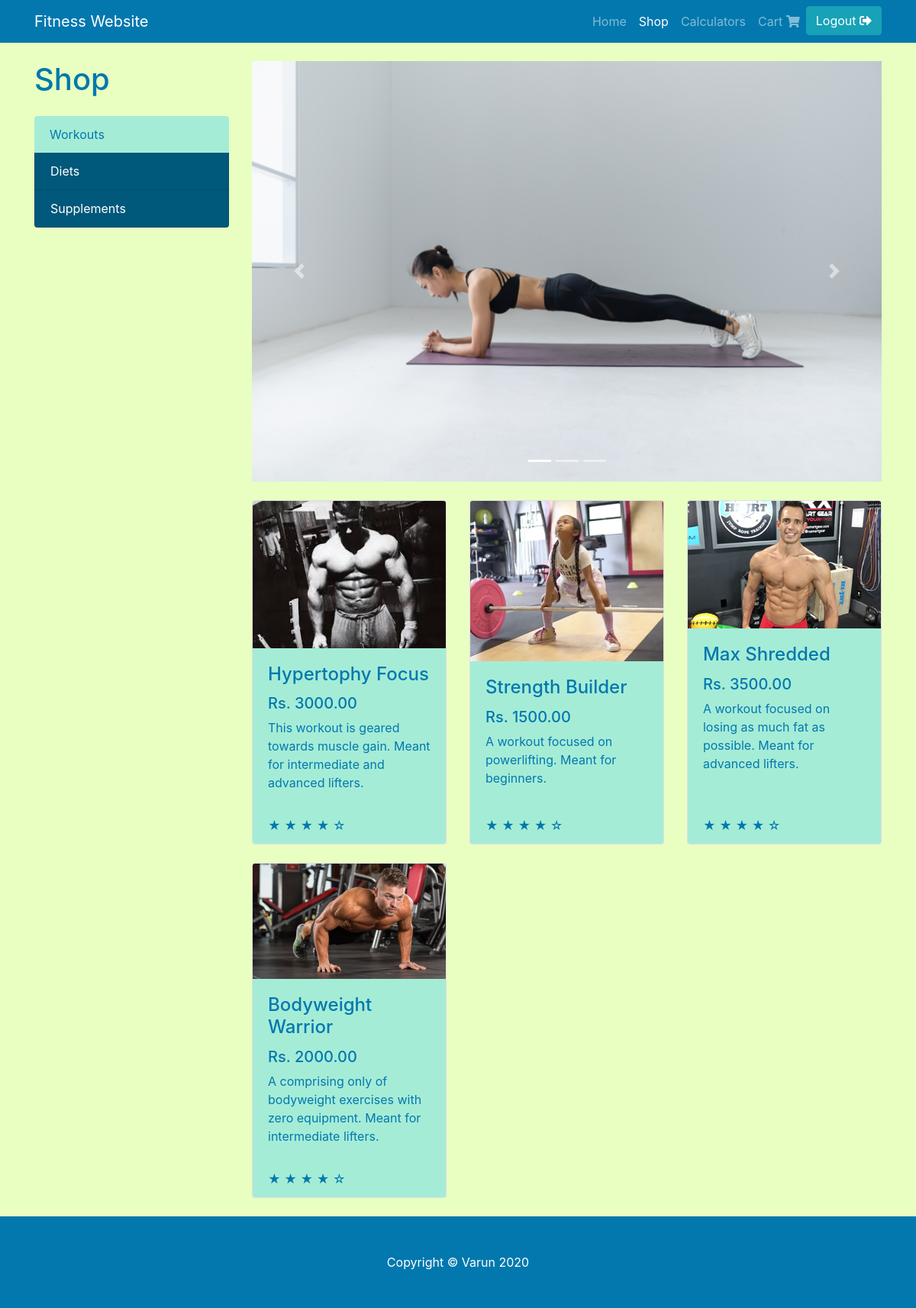
/shop-home-workout.php (signed in), run on the app's committed database.
### tables this page shows
CREATE TABLE `products` (
  `pid` int(11) NOT NULL,
  `pname` varchar(25) NOT NULL,
  `price` decimal(6,2) NOT NULL,
  `path` varchar(50) NOT NULL,
  `type` varchar(10) DEFAULT NULL,
  `description` varchar(100) DEFAULT NULL
);

### shop-home-workout.php (the view, shortened to what this page needs)
<?php
  include('config.php');
  $fetchProducts = "SELECT * FROM products WHERE type='workout'";
  $result = $connection->query($fetchProducts);
  function renderProducts($row) {
    echo '<div class="col-lg-4 col-md-6 mb-4">
      <div class="card h-100">
        <a href="#"><img class="card-img-top" src="'.$row['path'].'" alt=""></a>
        <div class="card-body">
          <h4 class="card-title">
            <a href="shop-item.php?pid='.$row['pid'].'">'.$row['pname'].'</a>
          </h4>
          <h5>Rs. '.$row['price'].'</h5>
          <p class="card-text">'.$row['description'].'</p>
        </div>
        <div class="card-footer">
          <large style="color: #0278AE;">&#9733; &#9733; &#9733; &#9733; &#9734;</large>
        </div>
      </div>
    </div>';
  }
?>
<!DOCTYPE html>
<html lang="en">
<head>
  <link href="vendor/bootstrap/css/bootstrap.min.css" rel="stylesheet">
  <link rel="stylesheet" href="vendor/fontawesome/css/all.css">
  <link href="css/styles.css" rel="stylesheet">
</head>
<body>
  <nav class="navbar navbar-expand-lg navbar-dark navbar-custom fixed-top">
    <div class="container">
      <a class="navbar-brand" href="#">Fitness Website</a>
      <div class="collapse navbar-collapse" id="navbarResponsive">
        <ul class="navbar-nav ml-auto">
          <li class="nav-item">
            <a class="nav-link" href="home.php">Home</a>
          </li>
          <li class="nav-item active">
            <a class="nav-link" href="#">Shop
            </a>
          </li>
          <li class="nav-item">
            <a class="nav-link" href="calculator.php">Calculators</a>
          </li>
          <li class="nav-item">
            <a class="nav-link" href="cart.php">Cart <i class='fas fa-shopping-cart'></i></a>
          </li>
          <li class="nav-item">
            <button type="button" class="btn btn-info" data-toggle="modal" data-target="#exampleModal">Logout <i class='fas fa-sign-out-alt'></i></button>
          </li>
        </ul>
      </div>
    </div>
  </nav>
  <div class="container">
    <div class="row">
      <div class="col-lg-3">
        <h1 class="text-def my-4" >Shop</h1>
        <div class="list-group">
          <a href="#" class="list-group-item active">Workouts</a>
          <a href="shop-home-diet.php" class="list-group-item">Diets</a>
          <a href="shop-home-supp.php" class="list-group-item">Supplements</a>
        </div>
      </div>
      <div class="col-lg-9">
        <div id="carouselExampleIndicators" class="carousel slide my-4" data-ride="carousel">
          <ol class="carousel-indicators">
            <li data-target="#carouselExampleIndicators" data-slide-to="0" class="active"></li>
            <li data-target="#carouselExampleIndicators" data-slide-to="1"></li>
            <li data-target="#carouselExampleIndicators" data-slide-to="2"></li>
          </ol>
          <div class="carousel-inner" role="listbox">
            <div class="carousel-item active">
              <img class="d-block img-fluid" src="assets/img/pexels-li-sun-2294354.jpg" alt="First slide">
            </div>
          </div>
          <a class="carousel-control-prev" href="#carouselExampleIndicators" role="button" data-slide="prev">
            <span class="carousel-control-prev-icon" aria-hidden="true"></span>
          </a>
          <a class="carousel-control-next" href="#carouselExampleIndicators" role="button" data-slide="next">
            <span class="carousel-control-next-icon" aria-hidden="true"></span>
          </a>
        </div>
        <div class="row">
        <?php
          while($row = $result->fetch_assoc()) {
            renderProducts($row);
          }
        ?>
        </div>
      </div>
    </div>
  </div>
  <footer class="py-5 navbar-custom">
    <div class="container">
      <p class="m-0 text-center text-white">Copyright &copy; Varun 2020</p>
    </div>
  </footer>
</body>
</html>

### css/styles.css (style rules this page uses)
:root { --bg-color: #E8FFC1; --nav-color: #0278AE; --btn-color: #00587A; --card-color: #A5ECD7; --nav-color-hover: #6fcffc; }
body { padding-top: 56px; background-color: var(--bg-color); }
.navbar-custom { background-color: var(--nav-color); }
.card-body { color: var(--nav-color); background-color: var(--card-color); border: none; }
.card-footer { background-color: var(--card-color); color: var(--nav-color); border: none; }
.list-group-item.active { background-color: var(--card-color); color: var(--nav-color); border: none; }
.list-group-item { color: white; background-color: var(--btn-color); }
.text-def { color: var(--nav-color); }
a { color: var(--nav-color); }

### data on the page
products: path (picture), pname "Hypertophy Focus", price "3000.00", description "This workout is geared towards muscle gain. Meant for intermediate and advanced lifters."
products: path (picture), pname "Strength Builder", price "1500.00", description "A workout focused on powerlifting. Meant for beginners."
products: path (picture), pname "Max Shredded", price "3500.00", description "A workout focused on losing as much fat as possible. Meant for advanced lifters."
products: path (picture), pname "Bodyweight Warrior", price "2000.00", description "A comprising only of bodyweight exercises with zero equipment. Meant for intermediate lifters."
